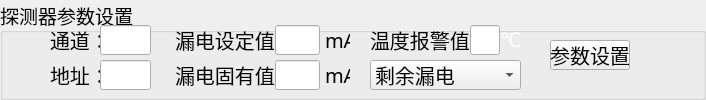
  <widget class="QGroupBox" name="gBox_node">
   <property name="geometry">
    <rect>
     <x>45</x>
     <y>0</y>
     <width>706</width>
     <height>100</height>
    </rect>
   </property>
   <property name="font">
    <font>
     <family>文泉驿等宽微米黑</family>
     <pointsize>14</pointsize>
     <weight>50</weight>
     <italic>false</italic>
     <bold>false</bold>
    </font>
   </property>
   <property name="styleSheet">
    <string notr="true"/>
   </property>
   <property name="title">
    <string>探测器参数设置</string>
   </property>
   <property name="flat">
    <bool>true</bool>
   </property>
   <widget class="QLineEdit" name="lineEdit_tem">
    <property name="geometry">
     <rect>
      <x>470</x>
      <y>25</y>
      <width>30</width>
      <height>30</height>
     </rect>
    </property>
    <property name="font">
     <font>
      <family>文泉驿等宽微米黑</family>
      <pointsize>15</pointsize>
      <weight>50</weight>
      <italic>false</italic>
      <bold>false</bold>
     </font>
    </property>
    <property name="focusPolicy">
     <enum>Qt::ClickFocus</enum>
    </property>
    <property name="text">
     <string/>
    </property>
    <property name="alignment">
     <set>Qt::AlignCenter</set>
    </property>
   </widget>
   <widget class="QLineEdit" name="lineEdit_alarm">
    <property name="geometry">
     <rect>
      <x>275</x>
      <y>25</y>
      <width>45</width>
      <height>30</height>
     </rect>
    </property>
    <property name="font">
     <font>
      <family>文泉驿等宽微米黑</family>
      <pointsize>15</pointsize>
      <weight>50</weight>
      <italic>false</italic>
      <bold>false</bold>
     </font>
    </property>
    <property name="focusPolicy">
     <enum>Qt::ClickFocus</enum>
    </property>
    <property name="text">
     <string/>
    </property>
    <property name="alignment">
     <set>Qt::AlignCenter</set>
    </property>
   </widget>
   <widget class="QLineEdit" name="lineEdit_net">
    <property name="geometry">
     <rect>
      <x>100</x>
      <y>25</y>
      <width>51</width>
      <height>30</height>
     </rect>
    </property>
    <property name="font">
     <font>
      <family>文泉驿等宽微米黑</family>
      <pointsize>15</pointsize>
      <weight>50</weight>
      <italic>false</italic>
      <bold>false</bold>
     </font>
    </property>
    <property name="focusPolicy">
     <enum>Qt::ClickFocus</enum>
    </property>
    <property name="text">
     <string/>
    </property>
    <property name="alignment">
     <set>Qt::AlignCenter</set>
    </property>
   </widget>
   <widget class="QLineEdit" name="lineEdit_have">
    <property name="geometry">
     <rect>
      <x>275</x>
      <y>60</y>
      <width>45</width>
      <height>30</height>
     </rect>
    </property>
    <property name="font">
     <font>
      <family>文泉驿等宽微米黑</family>
      <pointsize>15</pointsize>
      <weight>50</weight>
      <italic>false</italic>
      <bold>false</bold>
     </font>
    </property>
    <property name="focusPolicy">
     <enum>Qt::ClickFocus</enum>
    </property>
    <property name="text">
     <string/>
    </property>
    <property name="alignment">
     <set>Qt::AlignCenter</set>
    </property>
   </widget>
   <widget class="QLabel" name="lb_alarmTem">
    <property name="geometry">
     <rect>
      <x>370</x>
      <y>25</y>
      <width>100</width>
      <height>30</height>
     </rect>
    </property>
    <property name="font">
     <font>
      <family>文泉驿等宽微米黑</family>
      <pointsize>15</pointsize>
      <weight>50</weight>
      <italic>false</italic>
      <bold>false</bold>
     </font>
    </property>
    <property name="text">
     <string>温度报警值：</string>
    </property>
   </widget>
   <widget class="QLabel" name="lb_alramCurrent">
    <property name="geometry">
     <rect>
      <x>175</x>
      <y>25</y>
      <width>100</width>
      <height>30</height>
     </rect>
    </property>
    <property name="font">
     <font>
      <family>文泉驿等宽微米黑</family>
      <pointsize>15</pointsize>
      <weight>50</weight>
      <italic>false</italic>
      <bold>false</bold>
     </font>
    </property>
    <property name="text">
     <string>漏电设定值：</string>
    </property>
   </widget>
   <widget class="QLabel" name="lb_haveCurrent">
    <property name="geometry">
     <rect>
      <x>175</x>
      <y>60</y>
      <width>100</width>
      <height>30</height>
     </rect>
    </property>
    <property name="font">
     <font>
      <family>文泉驿等宽微米黑</family>
      <pointsize>15</pointsize>
      <weight>50</weight>
      <italic>false</italic>
      <bold>false</bold>
     </font>
    </property>
    <property name="text">
     <string>漏电固有值：</string>
    </property>
   </widget>
   <widget class="QLabel" name="label_6">
    <property name="geometry">
     <rect>
      <x>325</x>
      <y>60</y>
      <width>25</width>
      <height>30</height>
     </rect>
    </property>
    <property name="font">
     <font>
      <family>文泉驿等宽微米黑</family>
      <pointsize>15</pointsize>
      <weight>50</weight>
      <italic>false</italic>
      <bold>false</bold>
     </font>
    </property>
    <property name="text">
     <string>mA</string>
    </property>
   </widget>
   <widget class="QLabel" name="label_7">
    <property name="geometry">
     <rect>
      <x>325</x>
      <y>25</y>
      <width>25</width>
      <height>30</height>
     </rect>
    </property>
    <property name="font">
     <font>
      <family>文泉驿等宽微米黑</family>
      <pointsize>15</pointsize>
      <weight>50</weight>
      <italic>false</italic>
      <bold>false</bold>
     </font>
    </property>
    <property name="text">
     <string>mA</string>
    </property>
   </widget>
   <widget class="QLabel" name="lb_address">
    <property name="geometry">
     <rect>
      <x>50</x>
      <y>60</y>
      <width>50</width>
      <height>30</height>
     </rect>
    </property>
    <property name="font">
     <font>
      <family>文泉驿等宽微米黑</family>
      <pointsize>15</pointsize>
      <weight>50</weight>
      <italic>false</italic>
      <bold>false</bold>
     </font>
    </property>
    <property name="text">
     <string>地址：</string>
    </property>
   </widget>
   <widget class="QPushButton" name="pBtn_node">
    <property name="geometry">
     <rect>
      <x>550</x>
      <y>40</y>
      <width>80</width>
      <height>30</height>
     </rect>
    </property>
    <property name="font">
     <font>
      <family>文泉驿等宽微米黑</family>
      <pointsize>15</pointsize>
      <weight>50</weight>
      <italic>false</italic>
      <bold>false</bold>
     </font>
    </property>
    <property name="focusPolicy">
     <enum>Qt::NoFocus</enum>
    </property>
    <property name="text">
     <string>参数设置</string>
    </property>
   </widget>
   <widget class="QLabel" name="label_8">
    <property name="geometry">
     <rect>
      <x>500</x>
      <y>25</y>
      <width>20</width>
      <height>30</height>
     </rect>
    </property>
    <property name="font">
     <font>
      <family>DejaVu Sans</family>
      <pointsize>15</pointsize>
      <weight>50</weight>
      <italic>false</italic>
      <bold>false</bold>
     </font>
    </property>
    <property name="styleSheet">
     <string notr="true">color: rgb(255, 255, 255);</string>
    </property>
    <property name="text">
     <string>℃</string>
    </property>
   </widget>
   <widget class="QLabel" name="lb_pass">
    <property name="geometry">
     <rect>
      <x>50</x>
      <y>25</y>
      <width>50</width>
      <height>30</height>
     </rect>
    </property>
    <property name="font">
     <font>
      <family>文泉驿等宽微米黑</family>
      <pointsize>15</pointsize>
      <weight>50</weight>
      <italic>false</italic>
      <bold>false</bold>
     </font>
    </property>
    <property name="focusPolicy">
     <enum>Qt::StrongFocus</enum>
    </property>
    <property name="text">
     <string>通道：</string>
    </property>
   </widget>
   <widget class="QLineEdit" name="lineEdit_id">
    <property name="geometry">
     <rect>
      <x>100</x>
      <y>60</y>
      <width>51</width>
      <height>30</height>
     </rect>
    </property>
    <property name="font">
     <font>
      <family>文泉驿等宽微米黑</family>
      <pointsize>15</pointsize>
      <weight>50</weight>
      <italic>false</italic>
      <bold>false</bold>
     </font>
    </property>
    <property name="focusPolicy">
     <enum>Qt::ClickFocus</enum>
    </property>
    <property name="text">
     <string/>
    </property>
    <property name="alignment">
     <set>Qt::AlignCenter</set>
    </property>
   </widget>
   <widget class="QComboBox" name="comboBox_type">
    <property name="geometry">
     <rect>
      <x>370</x>
      <y>60</y>
      <width>151</width>
      <height>30</height>
     </rect>
    </property>
    <property name="font">
     <font>
      <family>文泉驿等宽微米黑</family>
      <pointsize>15</pointsize>
      <weight>50</weight>
      <italic>false</italic>
      <bold>false</bold>
     </font>
    </property>
    <property name="focusPolicy">
     <enum>Qt::NoFocus</enum>
    </property>
    <property name="styleSheet">
     <string notr="true"/>
    </property>
    <property name="maxVisibleItems">
     <number>3</number>
    </property>
    <property name="maxCount">
     <number>3</number>
    </property>
    <item>
     <property name="text">
      <string>剩余漏电</string>
     </property>
    </item>
    <item>
     <property name="text">
      <string>温度</string>
     </property>
    </item>
   </widget>
  </widget>
